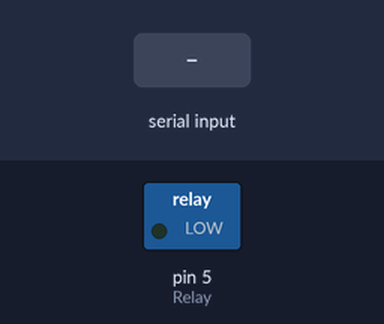
Recording of a sketch running on a simulated Arduino Uno, built with avr-gcc and run on an emulated ATmega328P. On the bench: switched loads named in the sketch (green lamp = pin HIGH). Inputs (shaded band) come from the test bench.

Above: at 1.2 s.
1.3 s: "B" received over Serial
At 2.2 s:
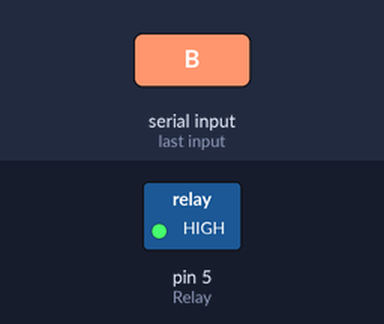
2.8 s: "A" received over Serial
At 3.4 s:
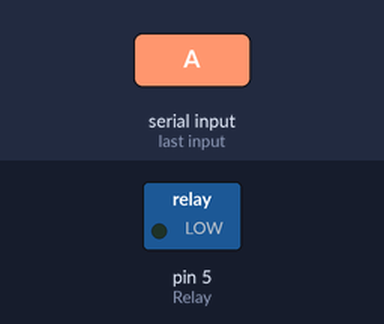
Timing chart, 0 to 5.8 s (numbered marks = the images above; inputs shaded):
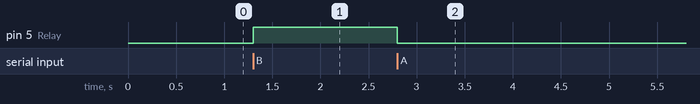

The sketch:

relay.ino
```cpp
int Relay  = 5;                 // Digital pin D5
char data = 0;
void setup() {
  Serial.begin(9600);
  pinMode(Relay, OUTPUT);       // declare Relay as output
}

void loop() {
  if (Serial.available() > 0) // Send data only when you receive data:
  {
    data = Serial.read();      //Read the incoming data and store it into variable data
    //Charger connected
    if (data == 'A')           //Checks whether value of data is equal to "A"
    {
      Serial.begin(9600);
      digitalWrite(Relay, LOW);  //If value is "A" then LED turns O/Blue light
    }
    else if(data=='B'){
      Serial.begin(9600);
      digitalWrite(Relay,HIGH);
    }
}
}
```

Measured:
- after the input at 1.3 s, pin 5 (Relay): LOW → HIGH at once
- after the input at 2.8 s, pin 5 (Relay): HIGH → LOW at once
